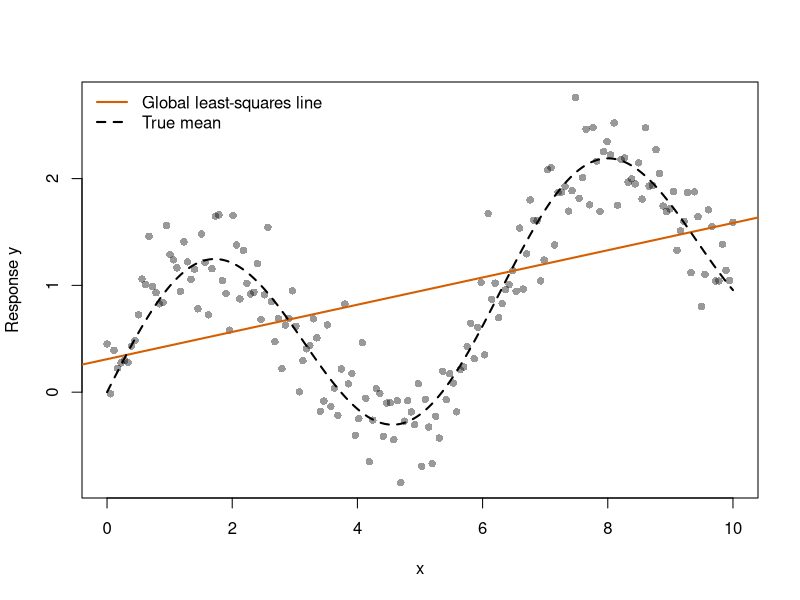
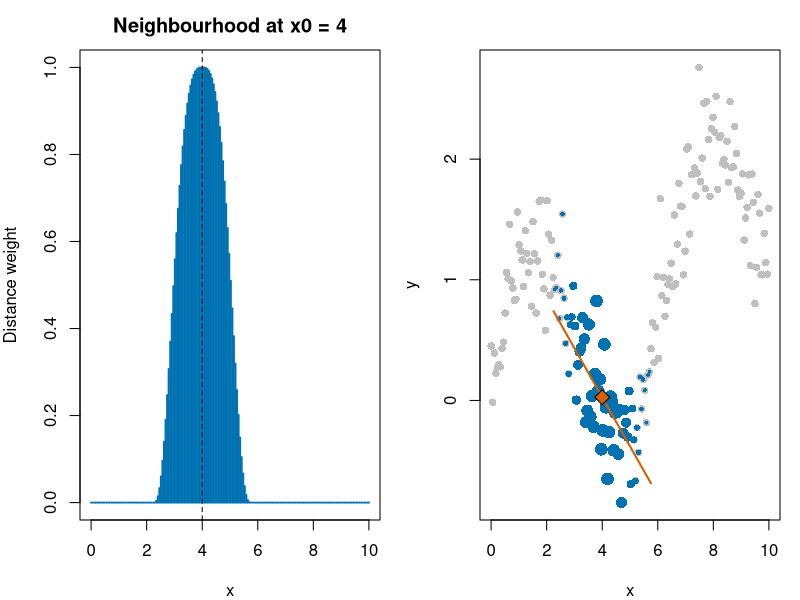
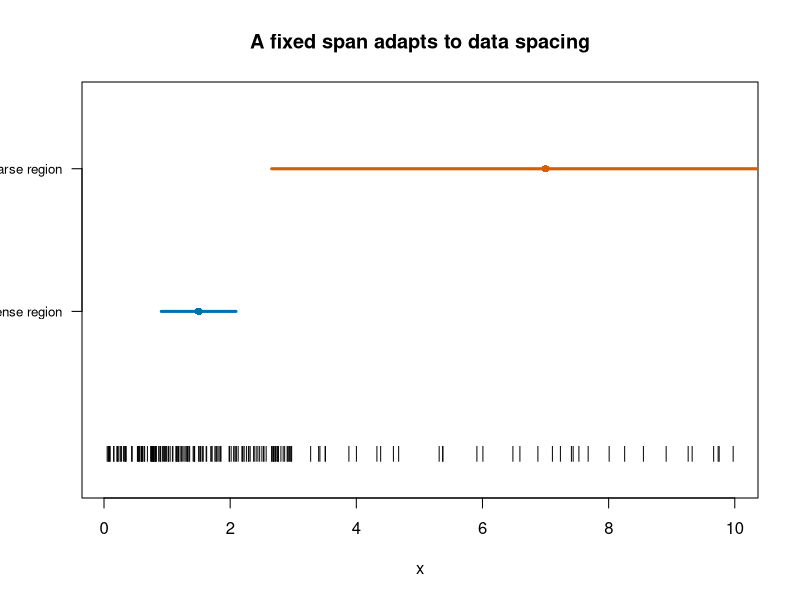
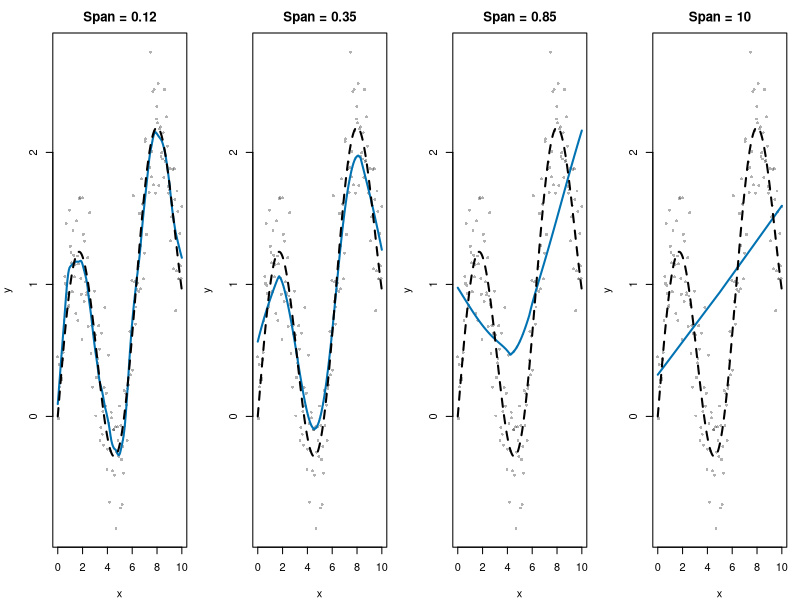
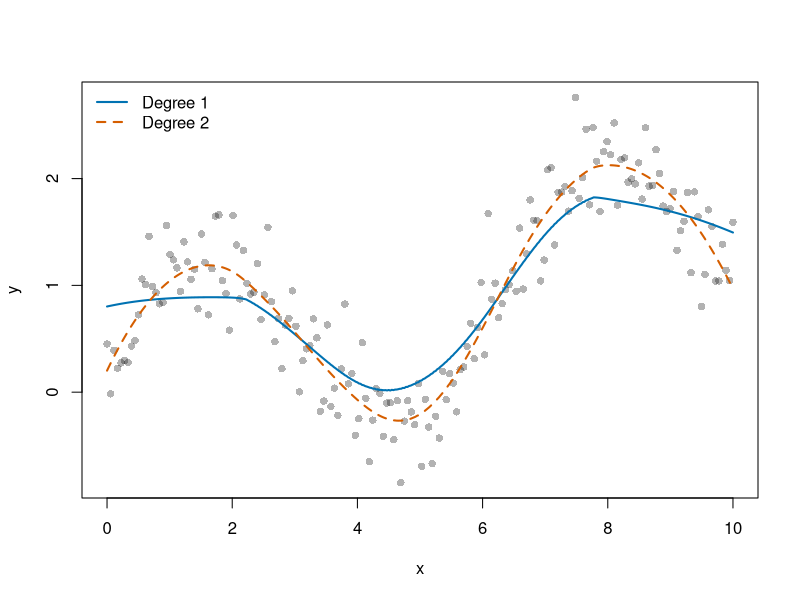
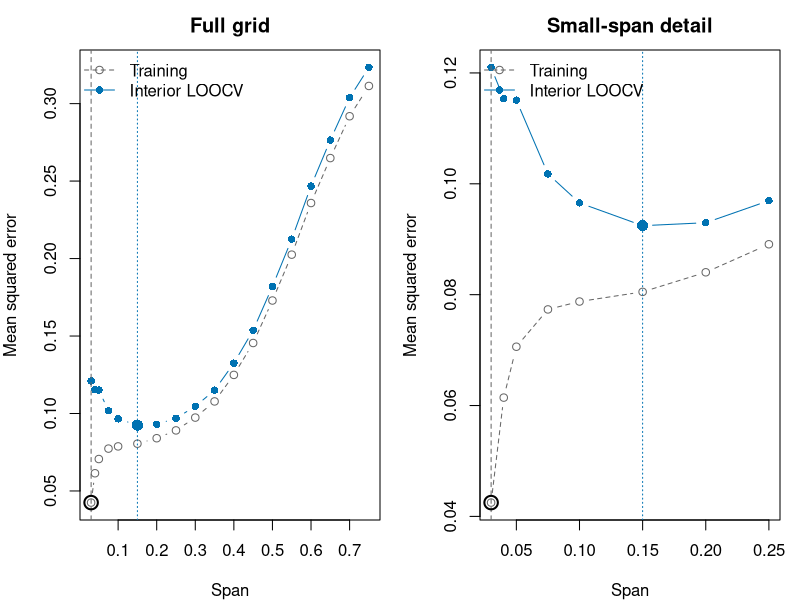
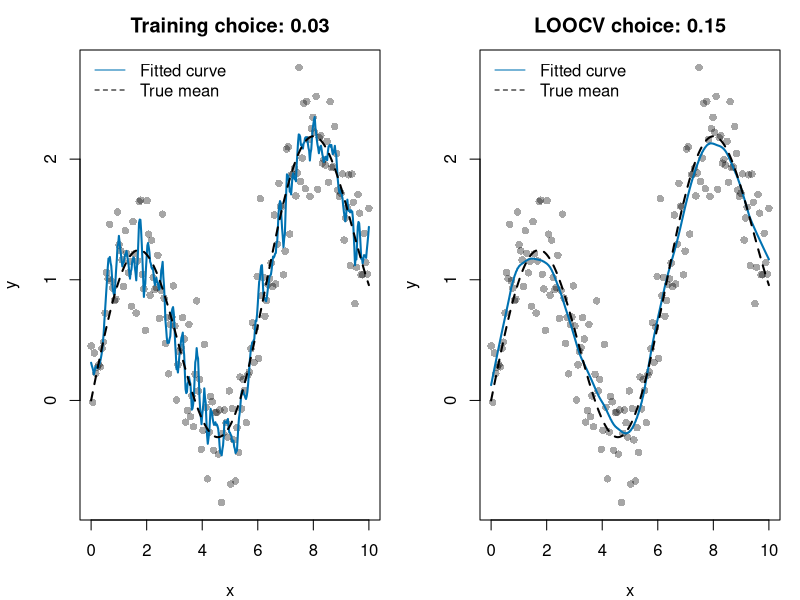
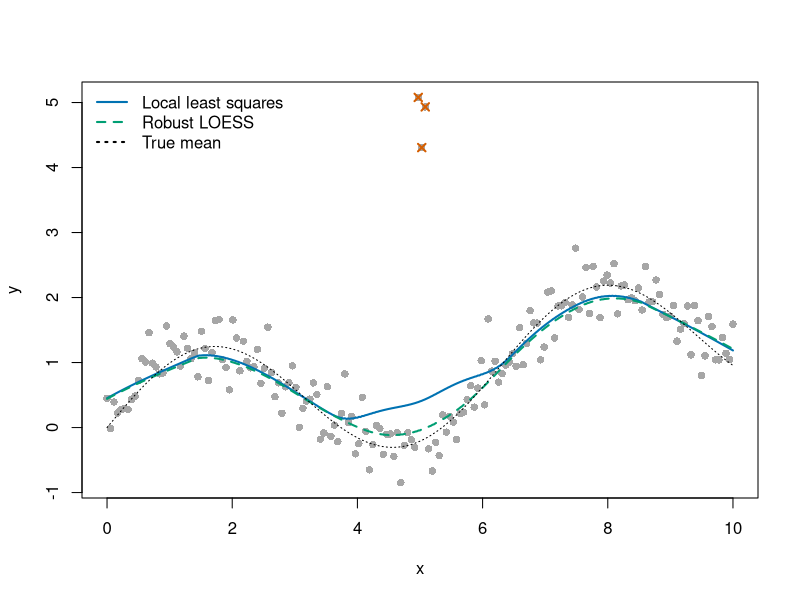

R code for these plots, in order:
## ---- chunk 1
knitr::opts_chunk$set(echo = TRUE, message = FALSE, warning = TRUE,
                     fig.width = 8, fig.height = 5, fig.align = "center",
                     dpi = 120, comment = "#>")
options(width = 90)
blue <- "#0072B2"
orange <- "#D55E00"
green <- "#009E73"
purple <- "#CC79A7"
# Keep local graphics settings local to each multi-panel example.
with_panels <- function(nr, nc, code) {
  old <- par(mfrow = c(nr, nc), mar = c(4, 4, 2.5, 1))
  on.exit(par(old))
  force(code)
}
## ---- chunk 2
set.seed(2101)
reg <- data.frame(x = seq(0, 10, length.out = 180))
true_mean <- function(z) sin(z) + .15 * z
reg$y <- true_mean(reg$x) + rnorm(nrow(reg), sd = .35)
xg <- seq(min(reg$x), max(reg$x), length.out = 401)
## ---- chunk 3
plot(reg$x, reg$y, pch = 16, col = adjustcolor("black", .4),
     xlab = "x", ylab = "Response y")
abline(lm(y ~ x, data = reg), col = orange, lwd = 2)
lines(xg, true_mean(xg), lty = 2, lwd = 2)
legend("topleft", c("Global least-squares line", "True mean"),
       col = c(orange, "black"), lty = c(1, 2), lwd = 2, bty = "n")
## ---- chunk 4
x0 <- 4
alpha_demo <- .35
q <- ceiling(alpha_demo * nrow(reg))
distance <- abs(reg$x - x0)
radius <- sort(distance)[q]
w <- ifelse(distance < radius, (1 - (distance / radius)^3)^3, 0)
local_data <- transform(reg, centred_x = x - x0)
local_fit <- lm(y ~ centred_x, data = local_data, weights = w)
local_prediction <- unname(coef(local_fit)[1])
with_panels(1, 2, {
  plot(reg$x, w, type = "h", col = blue, lwd = 2,
       xlab = "x", ylab = "Distance weight", main = "Neighbourhood at x0 = 4")
  abline(v = x0, lty = 2)
  plot(reg$x, reg$y, pch = 16, col = "grey75", xlab = "x", ylab = "y")
  points(reg$x[w > 0], reg$y[w > 0], pch = 16,
         col = blue, cex = .5 + 1.2 * w[w > 0])
  local_grid <- seq(x0 - radius, x0 + radius, length.out = 100)
  lines(local_grid, predict(local_fit,
       newdata = data.frame(centred_x = local_grid - x0)), col = orange, lwd = 2)
  points(x0, local_prediction, pch = 23, bg = orange, cex = 1.6)
})
## ---- chunk 5
set.seed(2102)
x_uneven <- sort(c(runif(150, 0, 3), runif(35, 3, 10)))
targets <- c(1.5, 7)
a_local <- .3
radii <- vapply(targets, function(z)
  sort(abs(x_uneven - z))[ceiling(a_local * length(x_uneven))], numeric(1))
plot(x_uneven, rep(0, length(x_uneven)), pch = "|", ylim = c(-.2, 2.5),
     xlab = "x", ylab = "", yaxt = "n", main = "A fixed span adapts to data spacing")
for (j in seq_along(targets)) {
  segments(targets[j] - radii[j], j, targets[j] + radii[j], j,
           col = c(blue, orange)[j], lwd = 3)
  points(targets[j], j, pch = 16, col = c(blue, orange)[j])
}
axis(2, at = 1:2, labels = c("Dense region", "Sparse region"), las = 1, cex.axis = .8)
## ---- chunk 6
# Explicit settings prevent hidden changes in degree, family, or surface.
fit_loess <- function(dat, span, family = "gaussian", degree = 1) {
  loess(y ~ x, data = dat, span = span, degree = degree, family = family,
        control = loess.control(surface = "direct"))
}
spans <- c(.12, .35, .85, 10)
fits <- lapply(spans, function(s) fit_loess(reg, s))
## ---- chunk 7
with_panels(1, length(spans), {
  for (j in seq_along(spans)) {
    plot(reg$x, reg$y, pch = 16, cex = .6, col = adjustcolor("black", .3),
         xlab = "x", ylab = "y", main = paste("Span =", spans[j]))
    lines(xg, predict(fits[[j]], data.frame(x = xg)), col = blue, lwd = 2)
    lines(xg, true_mean(xg), lty = 2, lwd = 2)
  }
})
## ---- chunk 8
fit_linear <- fit_loess(reg, .45, degree = 1)
fit_quadratic <- fit_loess(reg, .45, degree = 2)
plot(reg$x, reg$y, pch = 16, col = adjustcolor("black", .3),
     xlab = "x", ylab = "y")
lines(xg, predict(fit_linear, data.frame(x = xg)), col = blue, lwd = 2)
lines(xg, predict(fit_quadratic, data.frame(x = xg)), col = orange, lwd = 2, lty = 2)
legend("topleft", c("Degree 1", "Degree 2"), col = c(blue, orange),
       lty = c(1, 2), lwd = 2, bty = "n")
## ---- chunk 9
span_grid <- c(.03, .04, .05, .075, .10, seq(.15, .75, by = .05))
interior <- 2:(nrow(reg) - 1)
cv_error <- training_error <- numeric(length(span_grid))
for (j in seq_along(span_grid)) {
  s <- span_grid[j]
  full <- fit_loess(reg, s)
  full_pred <- predict(full, reg[interior, , drop = FALSE])
  training_error[j] <- mean((reg$y[interior] - full_pred)^2)
  held_out <- vapply(interior, function(i) {
    fit_i <- fit_loess(reg[-i, ], s)
    as.numeric(predict(fit_i, reg[i, , drop = FALSE]))
  }, numeric(1))
  # Do not silently compare scores computed on different subsets.
  stopifnot(all(is.finite(held_out)))
  cv_error[j] <- mean((reg$y[interior] - held_out)^2)
}
training_span <- span_grid[which.min(training_error)]
best_span <- span_grid[which.min(cv_error)]
knitr::kable(data.frame(span = span_grid, training_MSE = training_error,
                       interior_LOOCV_MSE = cv_error), digits = 4)
## ---- chunk 10
with_panels(1, 2, {
  for (upper in c(max(span_grid), .30)) {
    keep <- span_grid <= upper
    matplot(span_grid[keep], cbind(training_error, cv_error)[keep, ],
            type = "b", pch = c(1, 16), lty = c(2, 1),
            col = c("grey40", blue), xlab = "Span", ylab = "Mean squared error",
            main = if (upper > .30) "Full grid" else "Small-span detail")
    abline(v = training_span, col = "grey40", lty = 2)
    abline(v = best_span, col = blue, lty = 3)
    points(training_span, min(training_error), pch = 1, cex = 1.8, lwd = 2)
    points(best_span, min(cv_error), pch = 16, cex = 1.5, col = blue)
    legend("topleft", c("Training", "Interior LOOCV"),
           col = c("grey40", blue), lty = c(2, 1), pch = c(1, 16), bty = "n")
  }
})
## ---- chunk 11
best_fit <- fit_loess(reg, best_span)
selection_spans <- c(training_span, best_span)
with_panels(1, 2, {
  for (j in seq_along(selection_spans)) {
    selected_fit <- fit_loess(reg, selection_spans[j])
    plot(reg$x, reg$y, pch = 16, col = adjustcolor("black", .35),
         xlab = "x", ylab = "y",
         main = paste(c("Training choice:", "LOOCV choice:")[j], selection_spans[j]))
    lines(xg, predict(selected_fit, data.frame(x = xg)), col = blue, lwd = 2)
    lines(xg, true_mean(xg), lty = 2, lwd = 2)
    legend("topleft", c("Fitted curve", "True mean"),
           col = c(blue, "black"), lty = c(1, 2), bty = "n")
  }
})
## ---- chunk 12
contaminated <- reg
bad <- which.min(abs(reg$x - 5)) + (-1:1)
contaminated$y[bad] <- contaminated$y[bad] + 5
ordinary_fit <- fit_loess(contaminated, .3, family = "gaussian")
robust_fit <- fit_loess(contaminated, .3, family = "symmetric")
plot(contaminated$x, contaminated$y, pch = 16, col = "grey65",
     xlab = "x", ylab = "y")
points(contaminated$x[bad], contaminated$y[bad], pch = 4, col = orange, lwd = 2)
lines(xg, predict(ordinary_fit, data.frame(x = xg)), col = blue, lwd = 2)
lines(xg, predict(robust_fit, data.frame(x = xg)), col = green, lwd = 2, lty = 2)
lines(xg, true_mean(xg), col = "black", lty = 3)
legend("topleft", c("Local least squares", "Robust LOESS", "True mean"),
       col = c(blue, green, "black"), lty = c(1, 2, 3), lwd = 2, bty = "n")
## ---- chunk 13
local_weights <- function(x, x0, span) {
  u <- x - x0
  radius <- sort(abs(u))[ceiling(span * length(x))]
  stopifnot(radius > 0)
  w <- pmax(0, 1 - (abs(u) / radius)^3)^3
  S0 <- sum(w); S1 <- sum(w * u); S2 <- sum(w * u^2)
  D <- S0 * S2 - S1^2
  stopifnot(D > 0)
  ell <- w * (S2 - S1 * u) / D
  stopifnot(abs(sum(ell) - 1) < 1e-8, abs(sum(ell * u)) < 1e-8)
  list(w = w, average = w / S0, ell = ell, displacement = S1 / S0)
}
edge_targets <- c(4, 15)
edge_weights <- lapply(edge_targets, function(z) local_weights(cars$speed, z, .7))
## ---- chunk 14
with_panels(2, 2, {
  for (j in seq_along(edge_targets)) {
    z <- edge_targets[j]; ww <- edge_weights[[j]]
    centre <- cars$speed - z
    local_line <- lm(dist ~ centre, data = cars, weights = ww$w)
    active <- ww$w > 0
    local_x <- seq(min(cars$speed[active]), max(cars$speed[active]), length.out = 100)
    avg <- sum(ww$average * cars$dist)
    plot(cars$speed, cars$dist, pch = 16, col = "grey75",
         xlab = "Speed (mph)", ylab = "Stopping distance (ft)",
         main = paste("Target speed =", z))
    points(cars$speed[active], cars$dist[active], pch = 16, col = "grey40")
    segments(min(local_x), avg, max(local_x), avg, col = orange, lwd = 2)
    lines(local_x, predict(local_line, data.frame(centre = local_x - z)),
          col = blue, lwd = 2)
    abline(v = z, lty = 3)
    points(c(z, z), c(avg, sum(ww$ell * cars$dist)),
           pch = c(17, 16), col = c(orange, blue), cex = 1.4)
    legend("topleft", c("Local average", "Local line"),
           col = c(orange, blue), lty = 1, bty = "n", cex = .8)
  }
  weight_ylim <- range(unlist(lapply(edge_weights, function(w) c(w$average, w$ell))))
  for (j in seq_along(edge_targets)) {
    ww <- edge_weights[[j]]
    plot(cars$speed, ww$ell, type = "h", col = blue, ylim = weight_ylim,
         xlab = "Speed (mph)", ylab = "Weight in the prediction",
         main = paste("Weights at speed", edge_targets[j]))
    points(cars$speed, ww$average, pch = 17, col = orange, cex = .7)
    abline(h = 0, col = "grey60"); abline(v = edge_targets[j], lty = 3)
  }
})
## ---- chunk 15
edge_summary <- do.call(rbind, lapply(seq_along(edge_targets), function(j) {
  ww <- edge_weights[[j]]
  # Change just one response at the speed nearest the target by +10 ft.
  # With fixed span and nonrobust weights, its exact effect is 10 * ell[i].
  i <- which.min(abs(cars$speed - edge_targets[j]))
  data.frame(target = edge_targets[j], weighted_x_shift = ww$displacement,
             local_average = sum(ww$average * cars$dist),
             local_line = sum(ww$ell * cars$dist),
             negative_weights = sum(ww$ell < -1e-10),
             prediction_change_for_10ft_shift = 10 * ww$ell[i])
}))
knitr::kable(edge_summary, digits = 3,
             col.names = c("Target speed", "Weighted x shift", "Local average",
                           "Local line", "Negative weights", "Change after +10 ft"))
## ---- chunk 16
car_fit <- loess(dist ~ speed, data = cars, degree = 1, span = .7,
                 control = loess.control(surface = "interpolate"))
car_direct <- loess(dist ~ speed, data = cars, degree = 1, span = .7,
                    control = loess.control(surface = "direct"))
speed_limits <- range(cars$speed)
outside <- data.frame(speed = c(0, speed_limits[1], 15, speed_limits[2], 30))
knitr::kable(data.frame(outside,
                       within_observed_range = outside$speed >= speed_limits[1] &
                                               outside$speed <= speed_limits[2],
                       interpolation_surface = as.numeric(predict(car_fit, outside)),
                       direct_surface = as.numeric(predict(car_direct, outside))),
             digits = 2)
## ---- chunk 17
car_grid <- data.frame(speed = seq(0, 30, length.out = 301))
car_predictions <- list(predict(car_fit, car_grid), predict(car_direct, car_grid))
in_range <- car_grid$speed >= speed_limits[1] & car_grid$speed <= speed_limits[2]
car_ylim <- range(cars$dist, unlist(car_predictions), na.rm = TRUE)
with_panels(1, 2, {
  for (j in 1:2) {
    plot(cars$speed, cars$dist, xlim = c(0, 30), ylim = car_ylim,
         pch = 16, col = "grey60", xlab = "Speed (mph)", ylab = "Stopping distance (ft)",
         main = c("Default: no outside prediction", "Direct: numbers outside too")[j])
    abline(v = speed_limits, lty = 3, col = "grey40")
    lines(car_grid$speed, ifelse(in_range, car_predictions[[j]], NA), col = blue, lwd = 2)
    lines(car_grid$speed, ifelse(!in_range, car_predictions[[j]], NA),
          col = orange, lty = 2, lwd = 2)
  }
})
## ---- chunk 18
future_x <- seq(7, 14, length.out = 281)
mean_A <- true_mean(future_x)
mean_B <- mean_A + .25 * pmax(future_x - 10, 0)^2
continuation_fit <- fit_loess(reg, .30)
loess_future <- as.numeric(predict(continuation_fit, data.frame(x = future_x)))
visible <- reg$x >= 7
plot(reg$x[visible], reg$y[visible], xlim = c(7, 14),
     ylim = range(reg$y[visible], mean_A, mean_B, loess_future),
     pch = 16, col = "grey60", xlab = "x", ylab = "Response / mean",
     main = "Same observations, different possible futures")
abline(v = 10, lty = 3)
lines(future_x, mean_A, col = "black", lwd = 2)
lines(future_x, mean_B, col = green, lwd = 2, lty = 2)
lines(future_x, ifelse(future_x <= 10, loess_future, NA), col = blue, lwd = 2)
lines(future_x, ifelse(future_x >= 10, loess_future, NA), col = orange, lwd = 2, lty = 2)
legend("topleft", c("Mean A", "Mean B", "LOESS within range", "LOESS outside range"),
       col = c("black", green, blue, orange), lty = c(1, 2, 1, 2), lwd = 2,
       bty = "n", cex = .8)
